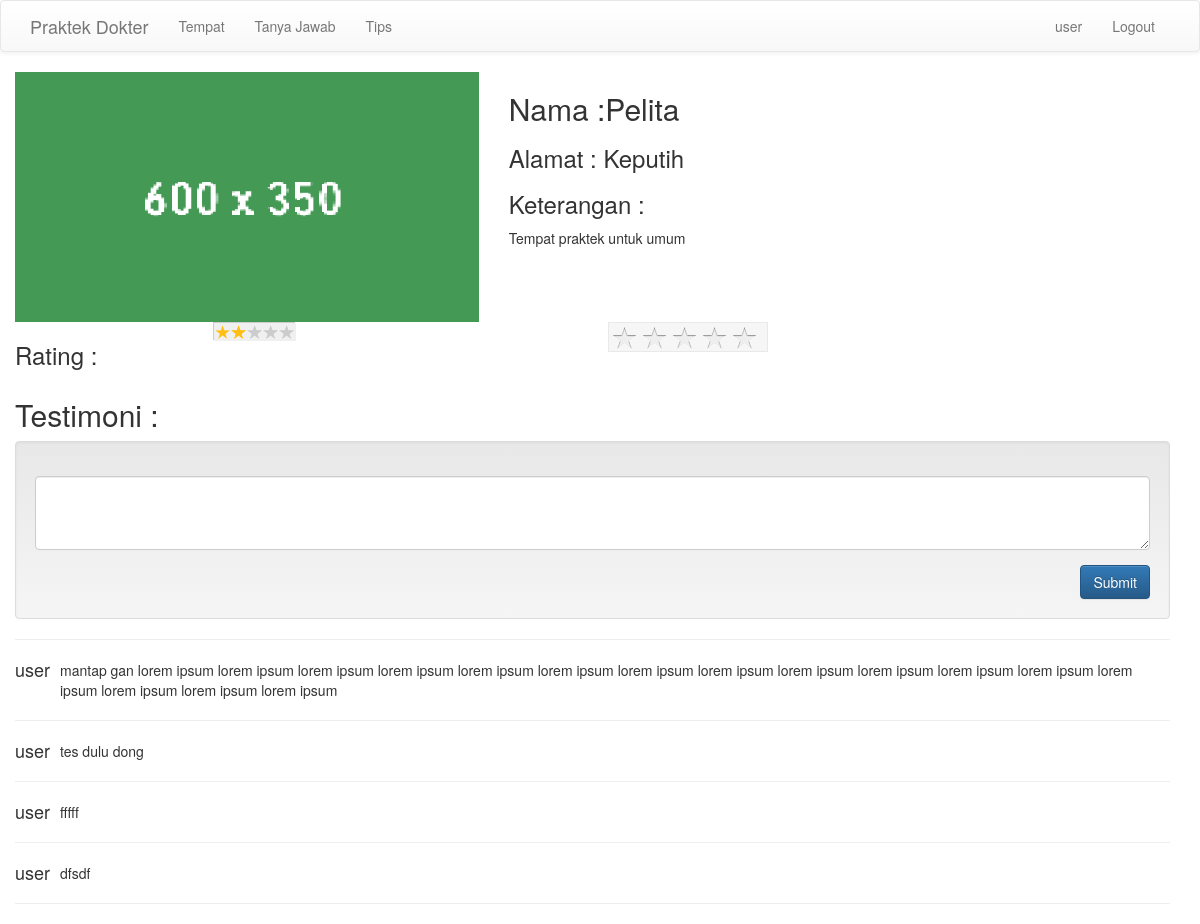
The app's page /pasien/tempat.php?id=1 (signed in) with its own data.
### tables this page shows
CREATE TABLE IF NOT EXISTS `tempatpraktek` (
  `id` int(10) NOT NULL,
  `nama` varchar(20) NOT NULL,
  `alamat` varchar(50) NOT NULL,
  `gambar` varchar(50) NOT NULL,
  `jenis` varchar(20) NOT NULL,
  `keterangan` text NOT NULL
);

CREATE TABLE IF NOT EXISTS `testimoni` (
`id` int(10) NOT NULL,
  `idk` int(10) NOT NULL,
  `nama` varchar(20) NOT NULL,
  `testimoni` text NOT NULL
);

### pasien/tempat.php (the view, shortened to what this page needs)
<?php
$q = mysql_query("SELECT * FROM tempatpraktek WHERE id=".(int)$_GET['id']);
$q2 = mysql_query("select * from testimoni where idk=".(int)$_GET['id']);
?>
<!DOCTYPE html PUBLIC "-//W3C//DTD XHTML 1.0 Transitional//EN" "http://www.w3.org/TR/xhtml1/DTD/xhtml1-transitional.dtd">
<html xmlns="http://www.w3.org/1999/xhtml">
<head>
 <link rel="stylesheet" href="../css/bootstrap.css" type="text/css">
 <link rel="stylesheet" href="../css/bootstrap-responsive.css" type="text/css">
  <link rel="stylesheet" href="../css/bootstrap-theme.css" type="text/css">
  <link rel="stylesheet" href="../config/rating/css/example.css" type="text/css">
</head>
<body>
<nav class="navbar navbar-default">
  <div class="container">
    <div class="navbar-header">
      <a class="navbar-brand" href="#">Praktek Dokter</a>
    </div>
    <div class="collapse navbar-collapse" id="bs-example-navbar-collapse-1">
      <ul class="nav navbar-nav">
        <li><a href="homepasien.php">Tempat</a></li>
        <li><a href="tanyajawab.php">Tanya Jawab</a></li>
        <li><a href="tips.php">Tips</a></li>
      </ul>
      <ul class="nav navbar-nav navbar-right">
        <li><a href="profil.php"><?php echo "".$_SESSION['userid']."";?></a></li>
        <li><a href="../config/koneksi.php?op=out">Logout</a></li>
      </ul>
    </div>
  </div>
</nav>
<div class="container">
<div class="row">
<?php
	while ($row = mysql_fetch_array($q)){
?>
<div class="col-md-5">
	<img class="img-responsive" src="../<?php echo "$row[gambar]" ?>" alt="..."/>
</div>
<div class="col-md-7">
	<h2>Nama :<span><?php echo "$row[nama]"; ?></span></h2>
    <h3>Alamat : <?php echo "$row[alamat]" ?></h3>
    <h3>Keterangan :</h3>
    <p><?php echo "$row[keterangan]" ?></p>
</div>
<?php
	}
?>
</div>
<div class="row">
<div class="col-lg-2">
<h3>Rating : </h3>
</div>
<div class="col-lg-4">
            <div class="rate-result-cnt">
                <div class="rate-stars"></div>
            </div>
</div>
<div class="col-lg-5">
<div class="rate-ex2-cnt">
            <div id="1" class="rate-btn-1 rate-btn"></div>
            <div id="2" class="rate-btn-2 rate-btn"></div>
            <div id="3" class="rate-btn-3 rate-btn"></div>
            <div id="4" class="rate-btn-4 rate-btn"></div>
            <div id="5" class="rate-btn-5 rate-btn"></div>
        </div>
</div>
<div class="col-lg-12">
<h2>Testimoni : </h2>
<div class="well" align="right">
                    <form action="beritesti.php" method="post">
                        <div class="form-group">
                            <textarea class="form-control" rows="3" name="testi"></textarea>
                        </div>
                        <button type="submit" class="btn btn-primary">Submit</button>
                    </form>
                </div>
<hr />
<div class="media">
                    <?php
			while ($row2 = mysql_fetch_array($q2)){
		?>
                    <h4 class="pull-left media-heading"><?php echo "$row2[nama]"; ?></h4>
                    <div class="media-body"><?php echo "$row2[testimoni]"; ?>
                    </div>
                    <hr />
                    <?php } ?>
                </div>
                </div>
</div>
</div>
</body>
</html>

### config/rating/css/example.css (style rules this page uses)
.rate-ex2-cnt { width:160px; height: 30px; border:#e9e9e9 1px solid; background-color: #f6f6f6; }
.rate-ex2-cnt .rate-btn { width: 30px; height:30px; float: left; background: url(../img/rate-btn2.png) no-repeat; cursor: pointer; }
.rate-result-cnt { width: 82px; height: 18px; position: relative; background-color: #ccc; border: #ccc 1px solid; }
.rate-stars { width: 82px; height: 18px; background: url(../img/rate-stars.png) no-repeat; position: absolute; }

### records on screen
tempatpraktek: gambar (picture), nama "Pelita", alamat "Keputih", keterangan "Tempat praktek untuk umum"
testimoni: nama "user", testimoni "mantap gan lorem ipsum lorem ipsum lorem ipsum lorem ipsum lorem ipsum lorem ipsum lorem ipsum lorem ipsum lorem ipsum lorem ipsum lorem ipsum lorem ipsum lorem ipsum lorem ipsum lorem ipsum lorem ipsum"
testimoni: nama "user", testimoni "tes dulu dong"
testimoni: nama "user", testimoni "fffff"
testimoni: nama "user", testimoni "dfsdf"

### other values on screen
$_SESSION['userid'] "user"
